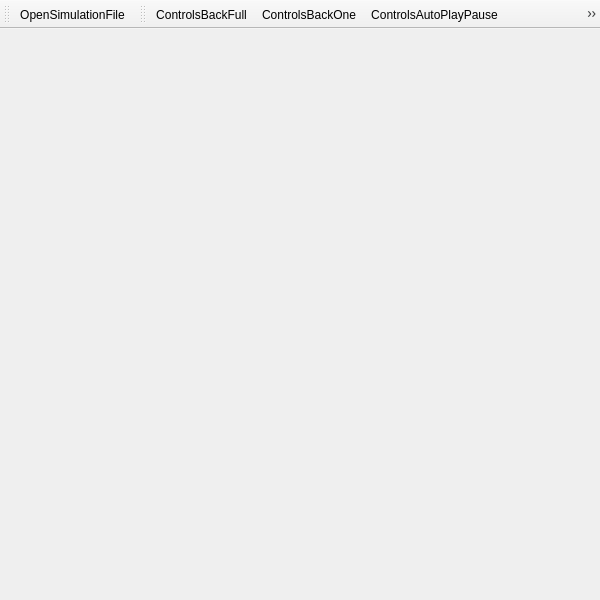
<?xml version="1.0" encoding="UTF-8"?>
<ui version="4.0">
 <class>MainWindow</class>
 <widget class="QMainWindow" name="MainWindow">
  <property name="geometry">
   <rect>
    <x>0</x>
    <y>0</y>
    <width>600</width>
    <height>600</height>
   </rect>
  </property>
  <property name="sizePolicy">
   <sizepolicy hsizetype="Fixed" vsizetype="Fixed">
    <horstretch>0</horstretch>
    <verstretch>0</verstretch>
   </sizepolicy>
  </property>
  <property name="minimumSize">
   <size>
    <width>600</width>
    <height>600</height>
   </size>
  </property>
  <property name="windowTitle">
   <string>MainWindow</string>
  </property>
  <widget class="QWidget" name="centralWidget">
   <widget class="QLabel" name="label_map">
    <property name="geometry">
     <rect>
      <x>10</x>
      <y>10</y>
      <width>511</width>
      <height>511</height>
     </rect>
    </property>
    <property name="sizePolicy">
     <sizepolicy hsizetype="Fixed" vsizetype="Fixed">
      <horstretch>0</horstretch>
      <verstretch>0</verstretch>
     </sizepolicy>
    </property>
    <property name="toolTip">
     <string>Map of Belgium</string>
    </property>
    <property name="text">
     <string/>
    </property>
   </widget>
  </widget>
  <widget class="QMenuBar" name="menuBar">
   <property name="geometry">
    <rect>
     <x>0</x>
     <y>0</y>
     <width>600</width>
     <height>22</height>
    </rect>
   </property>
  </widget>
  <widget class="QToolBar" name="file_toolbar">
   <property name="acceptDrops">
    <bool>true</bool>
   </property>
   <property name="windowTitle">
    <string>toolBar</string>
   </property>
   <attribute name="toolBarArea">
    <enum>TopToolBarArea</enum>
   </attribute>
   <attribute name="toolBarBreak">
    <bool>false</bool>
   </attribute>
   <addaction name="actionOpenSimulationFile"/>
  </widget>
  <widget class="QToolBar" name="playback_toolbar">
   <property name="windowTitle">
    <string>toolBar_2</string>
   </property>
   <attribute name="toolBarArea">
    <enum>TopToolBarArea</enum>
   </attribute>
   <attribute name="toolBarBreak">
    <bool>false</bool>
   </attribute>
   <addaction name="actionControlsBackFull"/>
   <addaction name="actionControlsBackOne"/>
   <addaction name="actionControlsAutoPlayPause"/>
   <addaction name="actionControlsForwardOne"/>
   <addaction name="actionControlsForwardFull"/>
  </widget>
  <action name="actionOpenSimulationFile">
   <property name="icon">
    <iconset resource="open_simulation_result.qrc">
     <normaloff>:/img/open_simulation_file.png</normaloff>:/img/open_simulation_file.png</iconset>
   </property>
   <property name="text">
    <string>OpenSimulationFile</string>
   </property>
   <property name="toolTip">
    <string>Open Simulation File</string>
   </property>
  </action>
  <action name="actionControlsAutoPlayPause">
   <property name="icon">
    <iconset resource="open_simulation_result.qrc">
     <normaloff>:/img/controls_auto_play.png</normaloff>:/img/controls_auto_play.png</iconset>
   </property>
   <property name="text">
    <string>ControlsAutoPlayPause</string>
   </property>
   <property name="toolTip">
    <string>Play / Pause</string>
   </property>
  </action>
  <action name="actionControlsBackFull">
   <property name="icon">
    <iconset resource="open_simulation_result.qrc">
     <normaloff>:/img/controls_back_full.png</normaloff>:/img/controls_back_full.png</iconset>
   </property>
   <property name="text">
    <string>ControlsBackFull</string>
   </property>
   <property name="toolTip">
    <string>Go to begin</string>
   </property>
  </action>
  <action name="actionControlsForwardFull">
   <property name="icon">
    <iconset resource="open_simulation_result.qrc">
     <normaloff>:/img/controls_forward_full.png</normaloff>:/img/controls_forward_full.png</iconset>
   </property>
   <property name="text">
    <string>ControlsForwardFull</string>
   </property>
   <property name="toolTip">
    <string>Go to end</string>
   </property>
  </action>
  <action name="actionControlsBackOne">
   <property name="icon">
    <iconset resource="open_simulation_result.qrc">
     <normaloff>:/img/controls_back_one.png</normaloff>:/img/controls_back_one.png</iconset>
   </property>
   <property name="text">
    <string>ControlsBackOne</string>
   </property>
   <property name="toolTip">
    <string>Previous</string>
   </property>
  </action>
  <action name="actionControlsForwardOne">
   <property name="icon">
    <iconset theme="Next" resource="open_simulation_result.qrc">
     <normaloff>:/img/controls_forward_one.png</normaloff>:/img/controls_forward_one.png</iconset>
   </property>
   <property name="text">
    <string>ControlsForwardOne</string>
   </property>
  </action>
 </widget>
 <layoutdefault spacing="6" margin="11"/>
 <resources>
  <include location="open_simulation_result.qrc"/>
 </resources>
 <connections/>
</ui>
